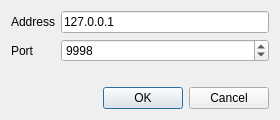
<?xml version="1.0" encoding="UTF-8"?>
<ui version="4.0">
 <class>UDPSettingsDialog</class>
 <widget class="QDialog" name="UDPSettingsDialog">
  <property name="geometry">
   <rect>
    <x>0</x>
    <y>0</y>
    <width>280</width>
    <height>120</height>
   </rect>
  </property>
  <property name="windowTitle">
   <string>UDP Settings</string>
  </property>
  <layout class="QVBoxLayout" name="verticalLayout">
   <item>
    <layout class="QFormLayout" name="formLayout">
     <item row="0" column="0">
      <widget class="QLabel" name="addressLabel">
       <property name="text">
        <string>Address</string>
       </property>
      </widget>
     </item>
     <item row="0" column="1">
      <widget class="QLineEdit" name="address">
       <property name="toolTip">
        <string>Destination address. A host name or an IP address; 127.0.0.1 sends to this machine</string>
       </property>
       <property name="text">
        <string>127.0.0.1</string>
       </property>
      </widget>
     </item>
     <item row="1" column="0">
      <widget class="QLabel" name="portLabel">
       <property name="text">
        <string>Port</string>
       </property>
      </widget>
     </item>
     <item row="1" column="1">
      <widget class="QSpinBox" name="port">
       <property name="toolTip">
        <string>Destination port</string>
       </property>
       <property name="minimum">
        <number>1</number>
       </property>
       <property name="maximum">
        <number>65535</number>
       </property>
       <property name="value">
        <number>9998</number>
       </property>
      </widget>
     </item>
    </layout>
   </item>
   <item>
    <widget class="QDialogButtonBox" name="buttonBox">
     <property name="orientation">
      <enum>Qt::Horizontal</enum>
     </property>
     <property name="standardButtons">
      <set>QDialogButtonBox::Cancel|QDialogButtonBox::Ok</set>
     </property>
    </widget>
   </item>
  </layout>
 </widget>
 <resources/>
 <connections>
  <connection>
   <sender>buttonBox</sender>
   <signal>accepted()</signal>
   <receiver>UDPSettingsDialog</receiver>
   <slot>accept()</slot>
  </connection>
  <connection>
   <sender>buttonBox</sender>
   <signal>rejected()</signal>
   <receiver>UDPSettingsDialog</receiver>
   <slot>reject()</slot>
  </connection>
 </connections>
</ui>
